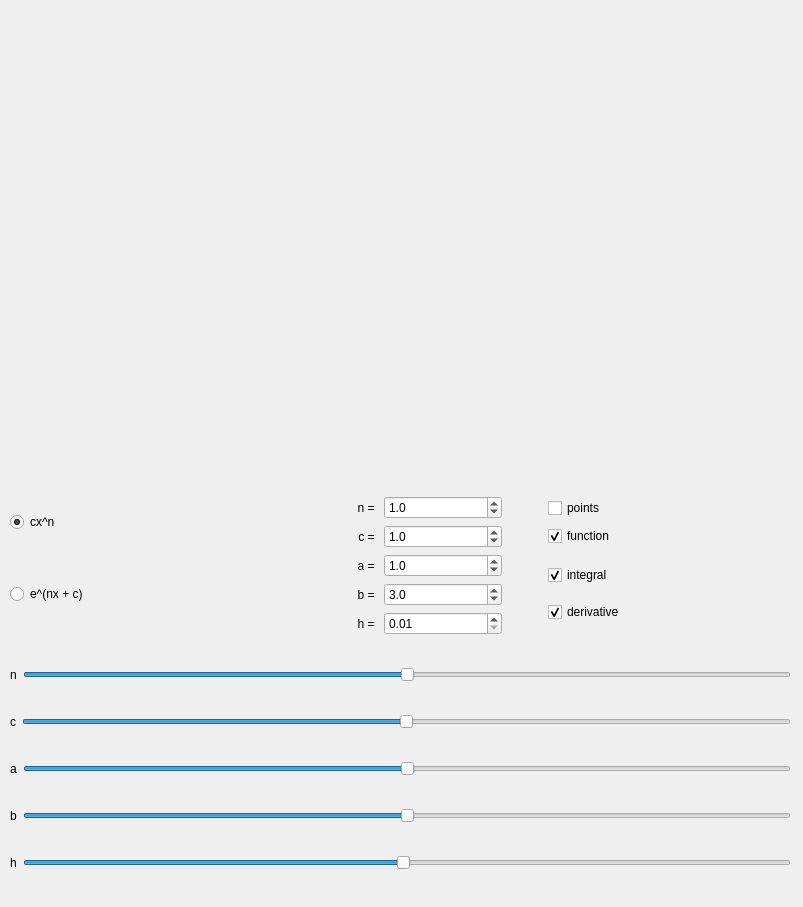
<?xml version="1.0" encoding="UTF-8"?>
<ui version="4.0">
 <class>MainWindow</class>
 <widget class="QMainWindow" name="MainWindow">
  <property name="geometry">
   <rect>
    <x>0</x>
    <y>0</y>
    <width>803</width>
    <height>907</height>
   </rect>
  </property>
  <property name="windowTitle">
   <string>Постороение графиков геометрического интеграла</string>
  </property>
  <widget class="QWidget" name="centralwidget">
   <widget class="QWidget" name="gridLayoutWidget">
    <property name="geometry">
     <rect>
      <x>10</x>
      <y>470</y>
      <width>781</width>
      <height>431</height>
     </rect>
    </property>
    <layout class="QGridLayout" name="gridLayout">
     <item row="3" column="0">
      <layout class="QHBoxLayout" name="horizontalLayout_4">
       <item>
        <widget class="QLabel" name="label_a">
         <property name="text">
          <string>a</string>
         </property>
        </widget>
       </item>
       <item>
        <widget class="QSlider" name="slider_a">
         <property name="minimum">
          <number>-100</number>
         </property>
         <property name="maximum">
          <number>100</number>
         </property>
         <property name="orientation">
          <enum>Qt::Horizontal</enum>
         </property>
        </widget>
       </item>
      </layout>
     </item>
     <item row="1" column="0">
      <layout class="QHBoxLayout" name="horizontalLayout">
       <item>
        <widget class="QLabel" name="label_n">
         <property name="text">
          <string>n</string>
         </property>
        </widget>
       </item>
       <item>
        <widget class="QSlider" name="slider_n">
         <property name="minimum">
          <number>-100</number>
         </property>
         <property name="maximum">
          <number>100</number>
         </property>
         <property name="singleStep">
          <number>1</number>
         </property>
         <property name="orientation">
          <enum>Qt::Horizontal</enum>
         </property>
        </widget>
       </item>
      </layout>
     </item>
     <item row="0" column="0">
      <layout class="QHBoxLayout" name="horizontalLayout_3">
       <item>
        <layout class="QGridLayout" name="gridLayout_2">
         <item row="2" column="0">
          <widget class="QRadioButton" name="exponential_function_radio_button">
           <property name="text">
            <string>e^(nx + c)</string>
           </property>
          </widget>
         </item>
         <item row="2" column="3">
          <layout class="QVBoxLayout" name="verticalLayout_3">
           <item>
            <widget class="QCheckBox" name="integral_check_box">
             <property name="text">
              <string>integral</string>
             </property>
             <property name="checked">
              <bool>true</bool>
             </property>
            </widget>
           </item>
           <item>
            <widget class="QCheckBox" name="derivative_check_box">
             <property name="text">
              <string>derivative</string>
             </property>
             <property name="checked">
              <bool>true</bool>
             </property>
            </widget>
           </item>
          </layout>
         </item>
         <item row="2" column="1">
          <layout class="QGridLayout" name="gridLayout_4">
           <item row="0" column="0">
            <widget class="QLabel" name="value_label_a">
             <property name="text">
              <string>a = </string>
             </property>
             <property name="alignment">
              <set>Qt::AlignRight|Qt::AlignTrailing|Qt::AlignVCenter</set>
             </property>
            </widget>
           </item>
           <item row="1" column="1">
            <widget class="QDoubleSpinBox" name="spin_box_b">
             <property name="decimals">
              <number>1</number>
             </property>
             <property name="minimum">
              <double>-100.000000000000000</double>
             </property>
             <property name="singleStep">
              <double>0.100000000000000</double>
             </property>
             <property name="value">
              <double>3.000000000000000</double>
             </property>
            </widget>
           </item>
           <item row="2" column="1">
            <widget class="QDoubleSpinBox" name="spin_box_h">
             <property name="decimals">
              <number>2</number>
             </property>
             <property name="minimum">
              <double>0.010000000000000</double>
             </property>
             <property name="maximum">
              <double>100.000000000000000</double>
             </property>
             <property name="singleStep">
              <double>0.010000000000000</double>
             </property>
            </widget>
           </item>
           <item row="1" column="0">
            <widget class="QLabel" name="value_label_b">
             <property name="text">
              <string>b = </string>
             </property>
             <property name="alignment">
              <set>Qt::AlignRight|Qt::AlignTrailing|Qt::AlignVCenter</set>
             </property>
            </widget>
           </item>
           <item row="0" column="1">
            <widget class="QDoubleSpinBox" name="spin_box_a">
             <property name="decimals">
              <number>1</number>
             </property>
             <property name="minimum">
              <double>-100.000000000000000</double>
             </property>
             <property name="singleStep">
              <double>0.100000000000000</double>
             </property>
             <property name="value">
              <double>1.000000000000000</double>
             </property>
            </widget>
           </item>
           <item row="2" column="0">
            <widget class="QLabel" name="value_label_h">
             <property name="text">
              <string>h = </string>
             </property>
             <property name="alignment">
              <set>Qt::AlignRight|Qt::AlignTrailing|Qt::AlignVCenter</set>
             </property>
            </widget>
           </item>
          </layout>
         </item>
         <item row="0" column="1">
          <layout class="QGridLayout" name="gridLayout_3">
           <item row="1" column="0">
            <widget class="QLabel" name="value_label_c">
             <property name="text">
              <string>c = </string>
             </property>
             <property name="alignment">
              <set>Qt::AlignRight|Qt::AlignTrailing|Qt::AlignVCenter</set>
             </property>
            </widget>
           </item>
           <item row="0" column="0">
            <widget class="QLabel" name="value_label_n">
             <property name="text">
              <string>n = </string>
             </property>
             <property name="alignment">
              <set>Qt::AlignRight|Qt::AlignTrailing|Qt::AlignVCenter</set>
             </property>
            </widget>
           </item>
           <item row="0" column="1">
            <widget class="QDoubleSpinBox" name="spin_box_n">
             <property name="decimals">
              <number>1</number>
             </property>
             <property name="minimum">
              <double>-100.000000000000000</double>
             </property>
             <property name="singleStep">
              <double>0.100000000000000</double>
             </property>
             <property name="value">
              <double>1.000000000000000</double>
             </property>
            </widget>
           </item>
           <item row="1" column="1">
            <widget class="QDoubleSpinBox" name="spin_box_c">
             <property name="decimals">
              <number>1</number>
             </property>
             <property name="minimum">
              <double>-100.000000000000000</double>
             </property>
             <property name="singleStep">
              <double>0.100000000000000</double>
             </property>
             <property name="value">
              <double>1.000000000000000</double>
             </property>
            </widget>
           </item>
          </layout>
         </item>
         <item row="0" column="0">
          <widget class="QRadioButton" name="power_function_radio_button">
           <property name="text">
            <string>cx^n</string>
           </property>
           <property name="checked">
            <bool>true</bool>
           </property>
          </widget>
         </item>
         <item row="0" column="2">
          <spacer name="horizontalSpacer">
           <property name="orientation">
            <enum>Qt::Horizontal</enum>
           </property>
           <property name="sizeType">
            <enum>QSizePolicy::Minimum</enum>
           </property>
           <property name="sizeHint" stdset="0">
            <size>
             <width>40</width>
             <height>20</height>
            </size>
           </property>
          </spacer>
         </item>
         <item row="2" column="2">
          <spacer name="horizontalSpacer_2">
           <property name="orientation">
            <enum>Qt::Horizontal</enum>
           </property>
           <property name="sizeType">
            <enum>QSizePolicy::Minimum</enum>
           </property>
           <property name="sizeHint" stdset="0">
            <size>
             <width>40</width>
             <height>20</height>
            </size>
           </property>
          </spacer>
         </item>
         <item row="0" column="3">
          <layout class="QVBoxLayout" name="verticalLayout">
           <item>
            <widget class="QCheckBox" name="points_check_box">
             <property name="text">
              <string>points</string>
             </property>
            </widget>
           </item>
           <item>
            <widget class="QCheckBox" name="function_check_box">
             <property name="text">
              <string>function</string>
             </property>
             <property name="checked">
              <bool>true</bool>
             </property>
            </widget>
           </item>
          </layout>
         </item>
        </layout>
       </item>
      </layout>
     </item>
     <item row="4" column="0">
      <layout class="QHBoxLayout" name="horizontalLayout_5">
       <item>
        <widget class="QLabel" name="label_b">
         <property name="text">
          <string>b</string>
         </property>
        </widget>
       </item>
       <item>
        <widget class="QSlider" name="slider_b">
         <property name="minimum">
          <number>-100</number>
         </property>
         <property name="maximum">
          <number>100</number>
         </property>
         <property name="orientation">
          <enum>Qt::Horizontal</enum>
         </property>
        </widget>
       </item>
      </layout>
     </item>
     <item row="2" column="0">
      <layout class="QHBoxLayout" name="horizontalLayout_2">
       <item>
        <widget class="QLabel" name="label_c">
         <property name="text">
          <string>c</string>
         </property>
        </widget>
       </item>
       <item>
        <widget class="QSlider" name="slider_c">
         <property name="minimum">
          <number>-100</number>
         </property>
         <property name="maximum">
          <number>100</number>
         </property>
         <property name="singleStep">
          <number>1</number>
         </property>
         <property name="orientation">
          <enum>Qt::Horizontal</enum>
         </property>
        </widget>
       </item>
      </layout>
     </item>
     <item row="5" column="0">
      <layout class="QHBoxLayout" name="horizontalLayout_6">
       <item>
        <widget class="QLabel" name="label_h">
         <property name="text">
          <string>h</string>
         </property>
        </widget>
       </item>
       <item>
        <widget class="QSlider" name="slider_h">
         <property name="minimum">
          <number>1</number>
         </property>
         <property name="maximum">
          <number>110</number>
         </property>
         <property name="value">
          <number>55</number>
         </property>
         <property name="orientation">
          <enum>Qt::Horizontal</enum>
         </property>
        </widget>
       </item>
      </layout>
     </item>
    </layout>
   </widget>
   <widget class="QLabel" name="graph_label">
    <property name="geometry">
     <rect>
      <x>20</x>
      <y>10</y>
      <width>761</width>
      <height>451</height>
     </rect>
    </property>
    <property name="text">
     <string/>
    </property>
    <property name="alignment">
     <set>Qt::AlignCenter</set>
    </property>
   </widget>
  </widget>
 </widget>
 <resources/>
 <connections/>
</ui>
